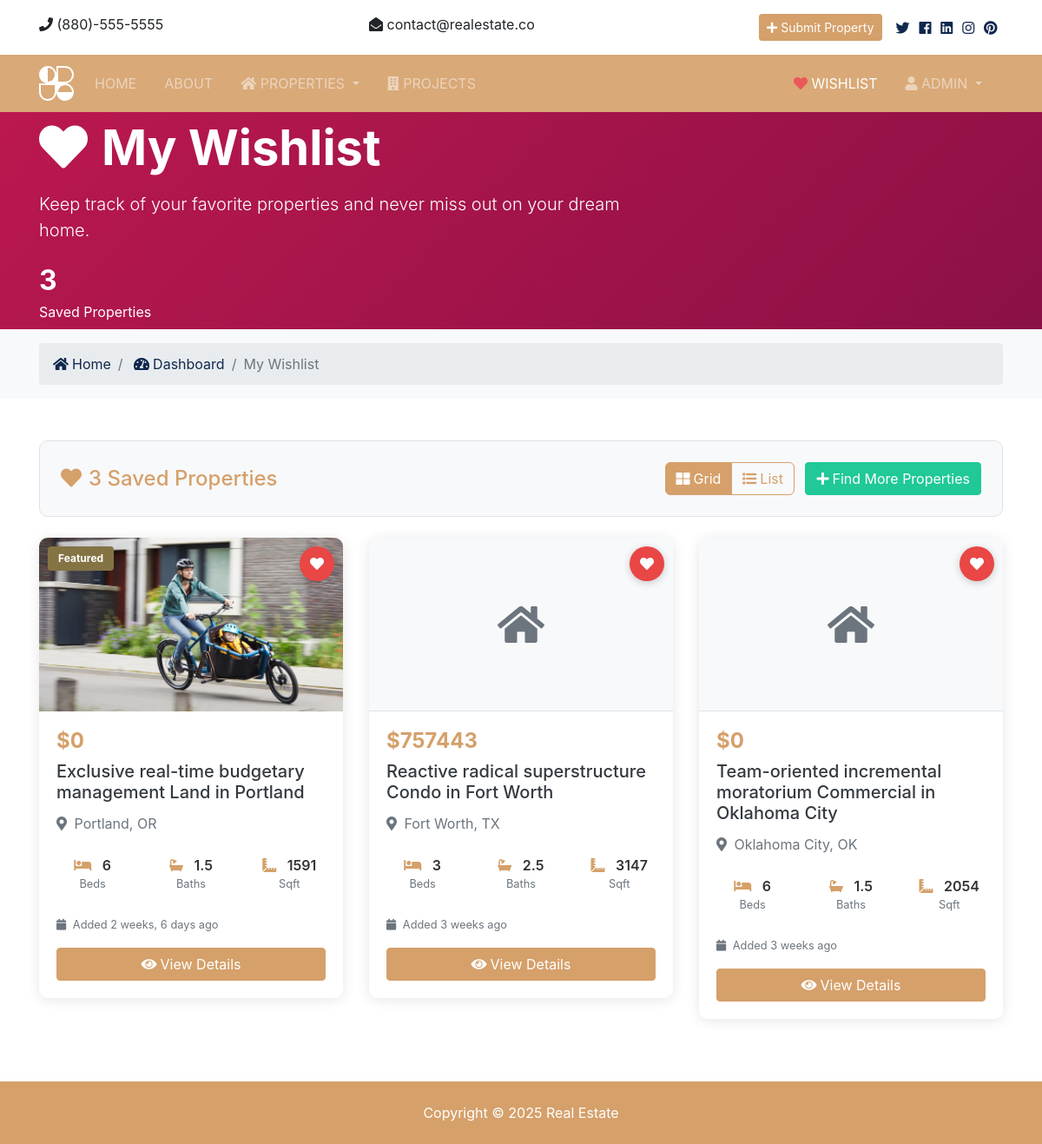
Screenshot of /wishlist/ (signed in) with the database file from the repository.
### accounts/models.py (models this page shows, shortened)
class Wishlist(models.Model):
    user = models.ForeignKey(User, on_delete=models.CASCADE)
    listing = models.ForeignKey('listings.Listing', on_delete=models.CASCADE)
    added_at = models.DateTimeField(auto_now_add=True)
    class Meta:
        unique_together = ('user', 'listing')
        verbose_name = "Wishlist Item"
        verbose_name_plural = "Wishlist Items"

### listings/models.py (models this page shows, shortened)
class Listing(models.Model):
    realtor = models.ForeignKey(Realtor, on_delete=models.DO_NOTHING)
    submitted_by = models.ForeignKey(User, on_delete=models.CASCADE, null=True, blank=True)
    title = models.CharField(max_length=200)
    address = models.CharField(max_length=200)
    city = models.CharField(max_length=100)
    state = models.CharField(max_length=100)
    zipcode = models.CharField(max_length=20)
    description = models.TextField(blank=True)
    listing_type = models.CharField(max_length=20, choices=LISTING_TYPE_CHOICES, default='sale')
    price = models.IntegerField(help_text="Price for sale")
    rent_price = models.IntegerField(null=True, blank=True, help_text="Monthly rent price")
    deposit_amount = models.IntegerField(null=True, blank=True, help_text="Security deposit for rent")
    bedrooms = models.IntegerField()
    bathrooms = models.DecimalField(max_digits=2, decimal_places=1)
    garage = models.IntegerField(default=0)
    sqft = models.IntegerField()
    lot_size = models.DecimalField(max_digits=5, decimal_places=1)
    photo_main = models.ImageField(upload_to='photos/%Y/%m/%d/')
    photo_1 = models.ImageField(upload_to='photos/%Y/%m/%d/', blank=True)
    photo_2 = models.ImageField(upload_to='photos/%Y/%m/%d/', blank=True)
    photo_3 = models.ImageField(upload_to='photos/%Y/%m/%d/', blank=True)
    photo_4 = models.ImageField(upload_to='photos/%Y/%m/%d/', blank=True)
    photo_5 = models.ImageField(upload_to='photos/%Y/%m/%d/', blank=True)
    photo_6 = models.ImageField(upload_to='photos/%Y/%m/%d/', blank=True)
    is_published = models.BooleanField(default=True)
    list_date = models.DateTimeField(default=datetime.now, blank=True)
    property_type = models.CharField(max_length=50, choices=PROPERTY_TYPE_CHOICES, default='house')
    year_built = models.IntegerField(null=True, blank=True)
    hoa_fee = models.DecimalField(max_digits=10, decimal_places=2, null=True, blank=True, help_text="Monthly HOA fee")
    view_count = models.IntegerField(default=0)
    featured = models.BooleanField(default=False)
    amenities = models.ManyToManyField(Amenity, blank=True)
    virtual_tour_url = models.URLField(blank=True, help_text="Link to virtual tour")
    energy_rating = models.CharField(max_length=2, blank=True, help_text="A+ to F energy rating")
    last_updated = models.DateTimeField(auto_now=True)

### accounts/views.py (the view)
# urls.py: path('wishlist/', views.wishlist, name='wishlist'),
@login_required
def wishlist(request):
    user_wishlist = Wishlist.objects.filter(user=request.user).select_related('listing').order_by('-added_at')
    paginator = Paginator(user_wishlist, 6)  # Show 6 properties per page
    page = request.GET.get('page')
    wishlist_items = paginator.get_page(page)
    context = {
        'wishlist_items': wishlist_items,
    }
    return render(request, 'accounts/wishlist.html', context)

### templates/accounts/wishlist.html (shortened to what this page needs)
{% extends 'base.html' %}
{% block content %}
    <section id="wishlist-hero" class="position-relative">
        <div class="hero-background">
            <div class="hero-overlay">
                <div class="container">
                    <div class="row align-items-center min-vh-30">
                        <div class="col-lg-8">
                            <div class="hero-content text-white">
                                <h1 class="display-4 font-weight-bold mb-3">
                                    <i class="fas fa-heart mr-3"></i>My Wishlist
                                </h1>
                                <p class="lead mb-0">Keep track of your favorite properties and never miss out on your dream home.</p>
                                <div class="hero-stats mt-4">
                                    <div class="stat-item">
                                        <h3 class="text-white font-weight-bold">{{ wishlist_items.paginator.count }}</h3>
                                        <p class="mb-0">Saved Properties</p>
                                    </div>
                                </div>
                            </div>
                        </div>
                    </div>
                </div>
            </div>
        </div>
    </section>
    <section class="bg-light py-3">
        <div class="container">
            <nav aria-label="breadcrumb">
                <ol class="breadcrumb mb-0">
                    <li class="breadcrumb-item">
                        <a href="{% url 'pages:index' %}">
                            <i class="fas fa-home mr-1"></i>Home
                        </a>
                    </li>
                    <li class="breadcrumb-item">
                        <a href="{% url 'accounts:dashboard' %}">
                            <i class="fas fa-tachometer-alt mr-1"></i>Dashboard
                        </a>
                    </li>
                    <li class="breadcrumb-item active">My Wishlist</li>
                </ol>
            </nav>
        </div>
    </section>
    <section id="wishlist" class="py-5">
        <div class="container">
            {% if wishlist_items %}
                <div class="actions-bar mb-4">
                    <div class="row align-items-center">
                        <div class="col-md-6">
                            <h4 class="text-primary mb-0">
                                <i class="fas fa-heart mr-2"></i>{{ wishlist_items.paginator.count }} Saved Properties
                            </h4>
                        </div>
                        <div class="col-md-6 text-md-right">
                            <div class="btn-group" role="group">
                                <button type="button" class="btn btn-outline-primary active" id="grid-view">
                                    <i class="fas fa-th-large mr-1"></i>Grid
                                </button>
                                <button type="button" class="btn btn-outline-primary" id="list-view">
                                    <i class="fas fa-list mr-1"></i>List
                                </button>
                            </div>
                            <a href="{% url 'listings:listings' %}" class="btn btn-success ml-2">
                                <i class="fas fa-plus mr-1"></i>Find More Properties
                            </a>
                        </div>
                    </div>
                </div>
                <div id="grid-container">
                    <div class="row">
                        {% for wishlist_item in wishlist_items %}
                            <div class="col-lg-4 col-md-6 mb-4">
                                <div class="card property-card">
                                    <div class="position-relative">
                                        {% if wishlist_item.listing.photo_main %}
                                            <img src="{{ wishlist_item.listing.photo_main.url }}" alt="{{ wishlist_item.listing.title }}" class="card-img-top property-image">
                                        {% else %}
                                            <div class="property-image-placeholder">
                                                <i class="fas fa-home fa-3x text-muted"></i>
                                            </div>
                                        {% endif %}
                                        <button class="btn btn-danger wishlist-remove"
                                                data-listing-id="{{ wishlist_item.listing.id }}"
                                                title="Remove from wishlist">
                                            <i class="fas fa-heart"></i>
                                        </button>
                                        {% if wishlist_item.listing.featured %}
                                            <span class="badge badge-warning featured-badge">Featured</span>
                                        {% endif %}
                                    </div>
                                    <div class="card-body">
                                        <div class="property-price mb-2">
                                            <h4 class="text-primary font-weight-bold mb-0">
                                                ${{ wishlist_item.listing.price|floatformat:0 }}
                                            </h4>
                                        </div>
                                        <h5 class="card-title">
                                            <a href="{% url 'listings:listing' wishlist_item.listing.id %}" class="text-dark">
                                                {{ wishlist_item.listing.title }}
                                            </a>
                                        </h5>
                                        <p class="text-muted mb-3">
                                            <i class="fas fa-map-marker-alt mr-1"></i>
                                            {{ wishlist_item.listing.city }}, {{ wishlist_item.listing.state }}
                                        </p>
                                        <div class="property-details mb-3">
                                            <div class="row text-center">
                                                <div class="col-4">
                                                    <div class="detail-item">
                                                        <i class="fas fa-bed text-primary"></i>
                                                        <span class="detail-value">{{ wishlist_item.listing.bedrooms }}</span>
                                                        <small class="text-muted d-block">Beds</small>
                                                    </div>
                                                </div>
                                                <div class="col-4">
                                                    <div class="detail-item">
                                                        <i class="fas fa-bath text-primary"></i>
                                                        <span class="detail-value">{{ wishlist_item.listing.bathrooms }}</span>
                                                        <small class="text-muted d-block">Baths</small>
                                                    </div>
                                                </div>
                                                <div class="col-4">
                                                    <div class="detail-item">
                                                        <i class="fas fa-ruler-combined text-primary"></i>
                                                        <span class="detail-value">{{ wishlist_item.listing.sqft }}</span>
                                                        <small class="text-muted d-block">Sqft</small>
                                                    </div>
                                                </div>
                                            </div>
                                        </div>
                                        <div class="property-meta mb-3">
                                            <small class="text-muted">
                                                <i class="fas fa-calendar mr-1"></i>
                                                Added {{ wishlist_item.added_at|timesince }} ago
                                            </small>
                                        </div>
                                        <div class="property-actions">
                                            <a href="{% url 'listings:listing' wishlist_item.listing.id %}" class="btn btn-primary btn-block">
                                                <i class="fas fa-eye mr-1"></i>View Details
                                            </a>
                                        </div>
                                    </div>
                                </div>
                            </div>
                        {% endfor %}
                    </div>
                </div>
            {% endif %}
        </div>
    </section>
{% endblock %}

### templates/partials/_navbar.html (shortened to what this page needs)
{% load static %}
<nav class="navbar navbar-expand-lg navbar-dark bg-primary sticky-top">
    <div class="container">
        <a class="navbar-brand" href="{% url 'pages:index' %}">
            <img src="{% static 'img/logo.svg' %}" class="logo" alt="">
        </a>
        <div class="collapse navbar-collapse" id="navbarNavAltMarkup">
            <ul class="navbar-nav">
                <li
                        {% if '/' == request.path %}
                            class="nav-item active mr-3"
                        {% else %}
                            class="nav-item mr-3"
                        {% endif %}
                >
                    <a class="nav-link" href="{% url 'pages:index' %}">Home</a>
                </li>
                <li
                        {% if 'about' in request.path %}
                            class="nav-item active mr-3"
                        {% else %}
                            class="nav-item mr-3"
                        {% endif %}
                >
                    <a class="nav-link" href="{% url 'pages:about' %}">About</a>
                </li>
                <li class="nav-item dropdown mr-3 {% if 'listings' in request.path %}active{% endif %}">
                    <a class="nav-link dropdown-toggle" href="#" id="listingsDropdown" role="button" data-toggle="dropdown" aria-haspopup="true" aria-expanded="false">
                        <i class="fas fa-home"></i> Properties
                    </a>
                </li>
                <li
                        {% if 'projects' in request.path %}
                            class="nav-item active mr-3"
                        {% else %}
                            class="nav-item mr-3"
                        {% endif %}
                >
                    <a class="nav-link" href="{% url 'projects:projects' %}">
                        <i class="fas fa-building"></i> Projects
                    </a>
                </li>
            </ul>
            <ul class="navbar-nav ml-auto">
                {% if request.user.is_authenticated %}
                    <li
                            {% if 'wishlist' in request.path %}
                                class="nav-item active mr-3"
                            {% else %}
                                class="nav-item mr-3"
                            {% endif %}
                    >
                        <a class="nav-link" href="{% url 'accounts:wishlist' %}">
                            <i class="fas fa-heart text-danger"></i> Wishlist
                        </a>
                    </li>
                    <li class="nav-item dropdown mr-3">
                        <a class="nav-link dropdown-toggle" href="#" id="navbarDropdown" role="button" data-toggle="dropdown" aria-haspopup="true" aria-expanded="false">
                            <i class="fas fa-user"></i> {{ user.username }}
                        </a>
                    </li>
                {% endif %}
            </ul>
        </div>
    </div>
</nav>

### rows the page displays
Wishlist: listing.photo_main (picture), shows "Featured", listing.price "0", listing "Exclusive real-time budgetary management Land in Portland", listing.city "Portland", listing.state "OR", listing.bedrooms "6", listing.bathrooms "1.5", listing.sqft "1591", added_at "2 weeks, 6 days"
Wishlist: listing.price "757443", listing "Reactive radical superstructure Condo in Fort Worth", listing.city "Fort Worth", listing.state "TX", listing.bedrooms "3", listing.bathrooms "2.5", listing.sqft "3147", added_at "3 weeks"
Wishlist: listing.price "0", listing "Team-oriented incremental moratorium Commercial in Oklahoma City", listing.city "Oklahoma City", listing.state "OK", listing.bedrooms "6", listing.bathrooms "1.5", listing.sqft "2054", added_at "3 weeks"

### other values shown
{{ user.username }} "ADMIN"
{{ wishlist_items.paginator.count }} "3"
